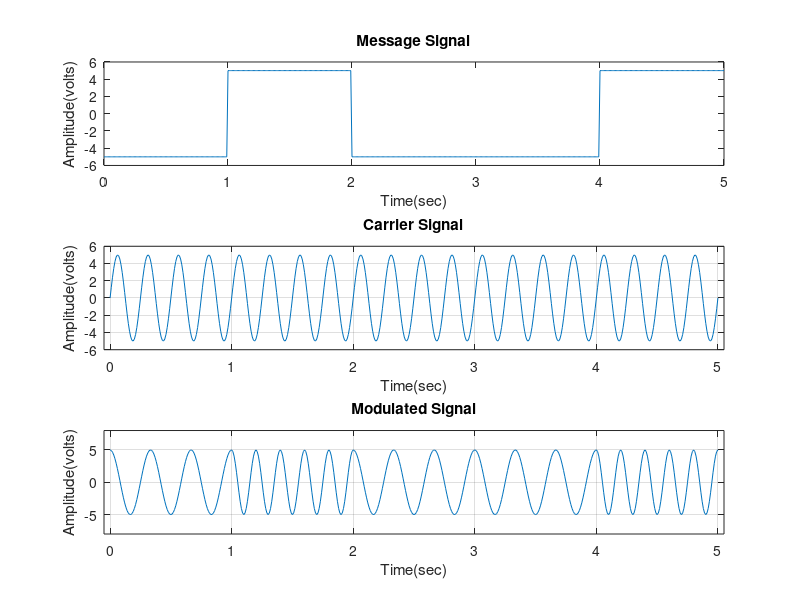

This figure's MATLAB source:
clc;
clear all;
close all;
bitstream = [0 1 0 0 1];
n = length(bitstream);
highlogiclevelvoltage = +5;
lowlogiclevelvoltage = -5;
sampleperbit = 100;
t = 0:1/sampleperbit:n;
%(defining -5 for logic 0 and +5 for logic 1)
for i=1:1:n
if bitstream(i)==1
digitalsignalvoltage(i) = highlogiclevelvoltage;
else
digitalsignalvoltage(i) = lowlogiclevelvoltage;
end
end
totalsample = 1:1:(n+1)*sampleperbit;
%taking 100 (-5) or (5) for per bit
%in the loop there are 601 samples. first 100(0-99) samples are zero.
for i=1:1:n
for j=i:1/sampleperbit:i+1
digitalsignal(totalsample(i*sampleperbit):(i+1)*sampleperbit) = digitalsignalvoltage(i);
end
end
%eliminating firs 100 samples as they are out of the bit stream.
digitalsignal = digitalsignal(sampleperbit:end);
%plotting the digital signal with 501 sample
subplot(3,1,1);
plot(t,digitalsignal);
axis([0 n lowlogiclevelvoltage-1 highlogiclevelvoltage+1]);
xlabel('Time(sec)');
ylabel('Amplitude(volts)');
title('Message Signal');
%plotting the carrier signal
Ac =5;
fc=4;
phic = 0;
subplot(3,1,2);
carriersignal = Ac.*sin(2*pi*fc*t+phic);
plot(t,carriersignal);
axis([-0.05 n+0.05 lowlogiclevelvoltage-1 highlogiclevelvoltage+1]);
xlabel('Time(sec)');
ylabel('Amplitude(volts)');
title('Carrier Signal');
grid on;
%modulating process
frequencyseparetion = 2;
phasecomponentforsymbolone = 2.*pi.*(frequencyseparetion/2);
phasecomponentoforsymbolzero = -2.*pi.*(frequencyseparetion/2);
amplitudecomponent = 1;
for i= 1:1:(n*sampleperbit+1)
if digitalsignal(i) == highlogiclevelvoltage
phasecomponent(i) = phasecomponentforsymbolone;
else
phasecomponent(i) = phasecomponentoforsymbolzero;
end
end
%making the modulated signal and plotting it
modulatedsignal = amplitudecomponent*Ac.*cos((2*pi*fc+phasecomponent).*t);
subplot(3,1,3);
plot(t,modulatedsignal);
axis([-0.05 n+0.05 -Ac-3 Ac+3]);
xlabel('Time(sec)');
ylabel('Amplitude(volts)');
title('Modulated Signal');
grid on;